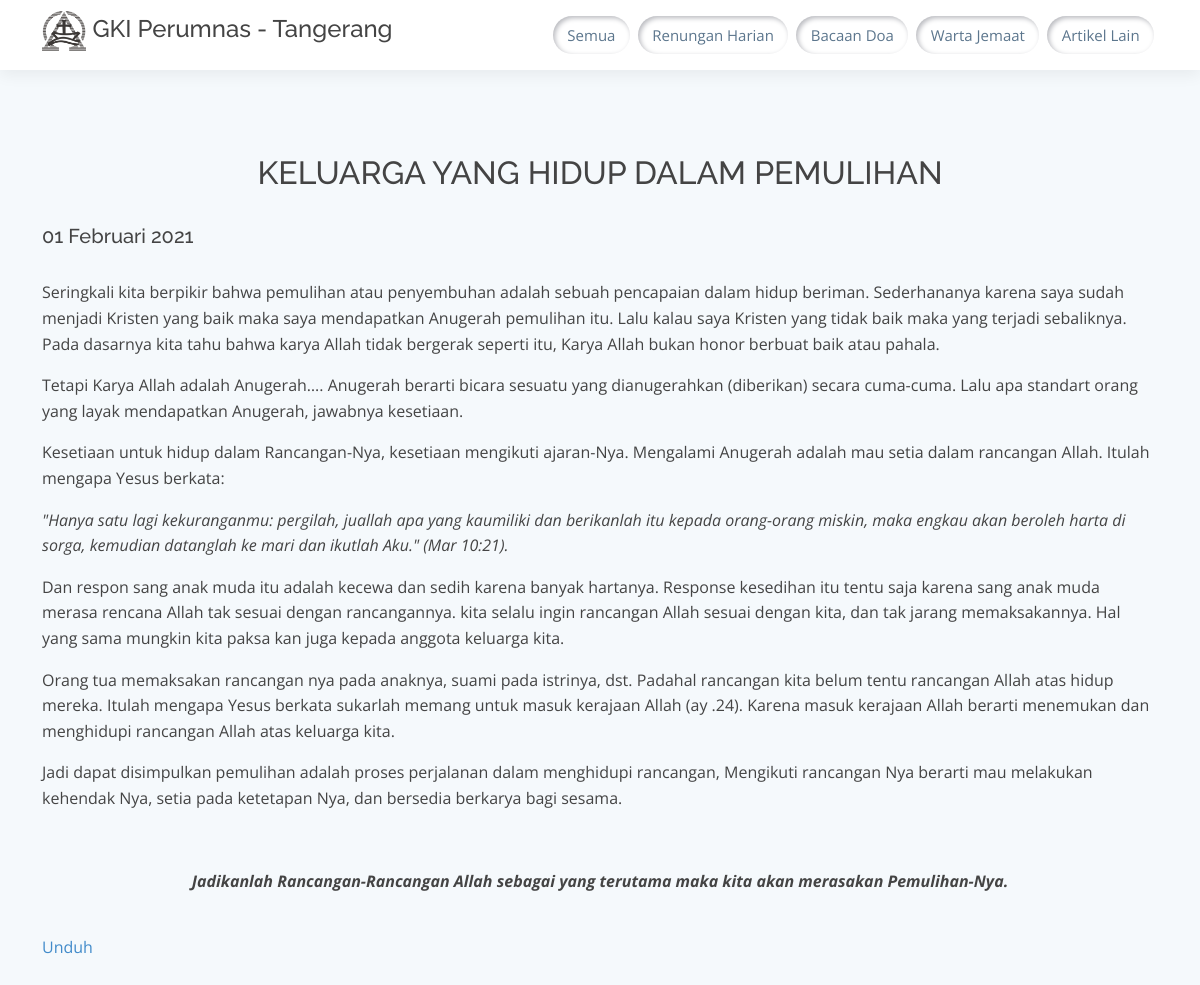
Page /artikel/1 on the committed database.
### tables this page shows
CREATE TABLE `artikel` (
  `id_artikel` int(11) NOT NULL,
  `judul_artikel` varchar(50) NOT NULL,
  `tipe_artikel` varchar(25) NOT NULL,
  `deskripsi_singkat` varchar(100) NOT NULL,
  `isi` text DEFAULT NULL,
  `file` varchar(100) DEFAULT NULL,
  `status_artikel` varchar(20) NOT NULL,
  `id_user` int(11) NOT NULL,
  `created_at` datetime NOT NULL,
  `updated_at` datetime DEFAULT NULL
);

### application/controllers/Artikel.php (called while the page is built, shortened)
<?php
class Artikel extends CI_Controller
{
    public function __construct()
    {
        $this->load->model(array('M_Artikel', 'M_Anggota_Jemaat'));
    }
    public function baca_artikel($id_artikel)
    {
        $cek_artikel = $this->M_Artikel->cek_pdf($id_artikel)->row_array();
        if ($cek_artikel['file'] != NULL) {
            $data['artikel'] = $this->M_Artikel->pilihan_artikel($id_artikel)->row_array();
            $this->load->view('artikel/v_lihat_pdf.php', $data);
        } else {
            $data['artikel'] = $this->M_Artikel->pilihan_artikel($id_artikel)->result();
            $this->load->view('artikel/v_baca_artikel.php', $data);
        }
    }
}

### index.php (called while the page is built, shortened)
<?php
require_once BASEPATH.'core/CodeIgniter.php';

### application/models/M_Artikel.php (called while the page is built, shortened)
<?php
class M_Artikel extends CI_Model
{
    public function pilihan_artikel($id_artikel)
    {
        return $this->db->query("SELECT * FROM artikel WHERE id_artikel = '$id_artikel'");
    }
}

### application/helpers/fungsi_helper.php (called while the page is built, shortened)
<?php
function tanggal_indonesia($tanggal_lengkap)
{
    $tanggal = date_format(date_create($tanggal_lengkap), "d/n/Y");
    $nama_bulan = array(
        1 => 'Januari', 2 => 'Februari', 3 => 'Maret', 4 => 'April', 5 => 'Mei', 6 => 'Juni', 7 => 'Juli', 8 => 'Agustus',
        9 => 'September', 10 => 'Oktober', 11 => 'November', 12 => 'Desember'
    );
    $pisah = explode("/", $tanggal);
    $tanggal_baru = $pisah[0] . " " . $nama_bulan[$pisah[1]] . " " . $pisah[2];
    return $tanggal_baru;
}

### application/views/artikel/v_baca_artikel.php (the view, shortened to what this page needs)
<!DOCTYPE html>
<html lang="id">
<head>
  <link rel="stylesheet" href="<?php echo base_url(); ?>assets/artikel/css/styleArtikel.css">
  <link href="<?php echo base_url(); ?>resources/assets/vendor/animate.css/animate.min.css" rel="stylesheet">
  <link href="<?php echo base_url(); ?>resources/assets/vendor/aos/aos.css" rel="stylesheet">
  <link href="<?php echo base_url(); ?>resources/assets/vendor/bootstrap/css/bootstrap.min.css" rel="stylesheet">
  <link href="<?php echo base_url(); ?>resources/assets/vendor/bootstrap-icons/bootstrap-icons.css" rel="stylesheet">
  <link href="<?php echo base_url(); ?>resources/assets/vendor/boxicons/css/boxicons.min.css" rel="stylesheet">
  <link href="<?php echo base_url(); ?>resources/assets/vendor/glightbox/css/glightbox.min.css" rel="stylesheet">
  <link href="<?php echo base_url(); ?>resources/assets/vendor/swiper/swiper-bundle.min.css" rel="stylesheet">
  <link rel="stylesheet" href="<?php echo base_url(); ?>resources/assets/css/styleHome.css">
</head>
<body>
  <header id="header" class="d-flex align-items-center">
    <div class="container d-flex align-items-center">
      <div class="logo me-auto">
        <h4><img src="<?php echo base_url(); ?>resources/assets/img/logo-GKI-tr.png" alt=""> <span></span> GKI Perumnas - Tangerang</h4>
      </div>
      <nav id=" navbar" class="navbar">
        <ul>
          <li><a href="<?php echo base_url() . 'Artikel' ?>">Semua</a></li>
          <li><a href="<?php echo base_url() . 'Artikel/renungan_harian' ?>">Renungan Harian</a></li>
          <li><a href="<?php echo base_url() . 'Artikel/bacaan_doa' ?>">Bacaan Doa</a></li>
          <li><a href="<?php echo base_url() . 'Artikel/warta_jemaat' ?>">Warta Jemaat</a></li>
          <li><a href="<?php echo base_url() . 'Artikel/artikel_lainnya' ?>">Artikel Lain</a></li>
        </ul>
      </nav>
    </div>
  </header>
  <section class="section-bg">
    <div class="container">
      <div class="row">
        <div class="mb-4 mt-4">
          <?php
          foreach ($artikel as $lihat_artikel) { ?>
            <article>
              <h2 style="text-align: center;"><?php echo $lihat_artikel->judul_artikel ?></h2>
              <br>
              <h5>
                <?php echo tanggal_indonesia($lihat_artikel->created_at);  ?>
              </h5>
              <br>
              <div class="isi-artikel">
                <?php echo $lihat_artikel->isi ?>
              </div>
              <br>
              <a href="<?php echo base_url() . 'Artikel/pdf/' . $lihat_artikel->id_artikel; ?>" target="_blank">Unduh</a>
            </article>
          <?php
          } ?>
        </div>
      </div>
    </div>
  </section>
</body>
</html>

### assets/artikel/css/styleArtikel.css (style rules this page uses)
.isi-artikel { line-height: 1.6; }
a { color: #cc6060; text-decoration: none; }

### resources/assets/css/styleHome.css (style rules this page uses)
body { font-family: "Open Sans", sans-serif; color: #444; }
a { color: #428bca; text-decoration: none; }
h1, h2, h3, h4, h5, h6, .font-primary { font-family: "Raleway", sans-serif; }
#header { height: 70px; background: #fff; z-index: 997; box-shadow: 0px 5px 15px 0px rgba(0, 0, 0, 0.06); }
#header .logo img { padding: 0; margin: 0; max-height: 40px; }
.scrolled-offset { margin-top: 70px; }
.navbar { padding: 0; }
.navbar ul { margin: 0; padding: 0; display: flex; list-style: none; align-items: center; }
.navbar li { position: relative; }
.navbar a, .navbar a:focus { display: flex; align-items: center; justify-content: space-between; font-family: "Open Sans", sans-serif; font-size: 15px; color: #5c768d; white-space: nowrap; transition: 0.3s; padding: 0.5rem 0.9rem; margin: 0.25rem; border-radius: 20px; box-shadow: inset 2px 2px 5px #b8b9be, inset -3px -3px 7px #ffffff; }
section { padding: 60px 0; overflow: hidden; }
.section-bg { background-color: #f5f9fc; }

### application/views/artikel/v_baca_artikel.php (style rules this page uses)
.isi-artikel { line-height: 1.6; }

### rows in the picture
artikel: judul_artikel "KELUARGA YANG HIDUP DALAM PEMULIHAN", created_at "01 Februari 2021", isi "Seringkali kita berpikir bahwa pemulihan atau penyembuhan adalah sebuah pencapaian dalam hidup beriman. Sederhananya karena saya sudah menjadi Kristen yang baik maka saya mendapatkan Anugerah pemulihan itu. Lalu kalau saya Kristen yang tidak baik maka yang terjadi sebaliknya. Pada dasarnya kita tahu bahwa karya Allah tidak bergerak seperti itu, Karya Allah bukan honor berbuat baik atau pahala. Tetapi Karya Allah adalah Anugerah…. Anugerah berarti bicara sesuatu yang dianugerahkan (diberikan) secara cuma-cuma. Lalu apa standart orang yang layak mendapatkan Anugerah, jawabnya kesetiaan. Kesetiaan untuk hidup dalam Rancangan-Nya, kesetiaan mengikuti ajaran-Nya. Mengalami Anugerah adalah mau…"
